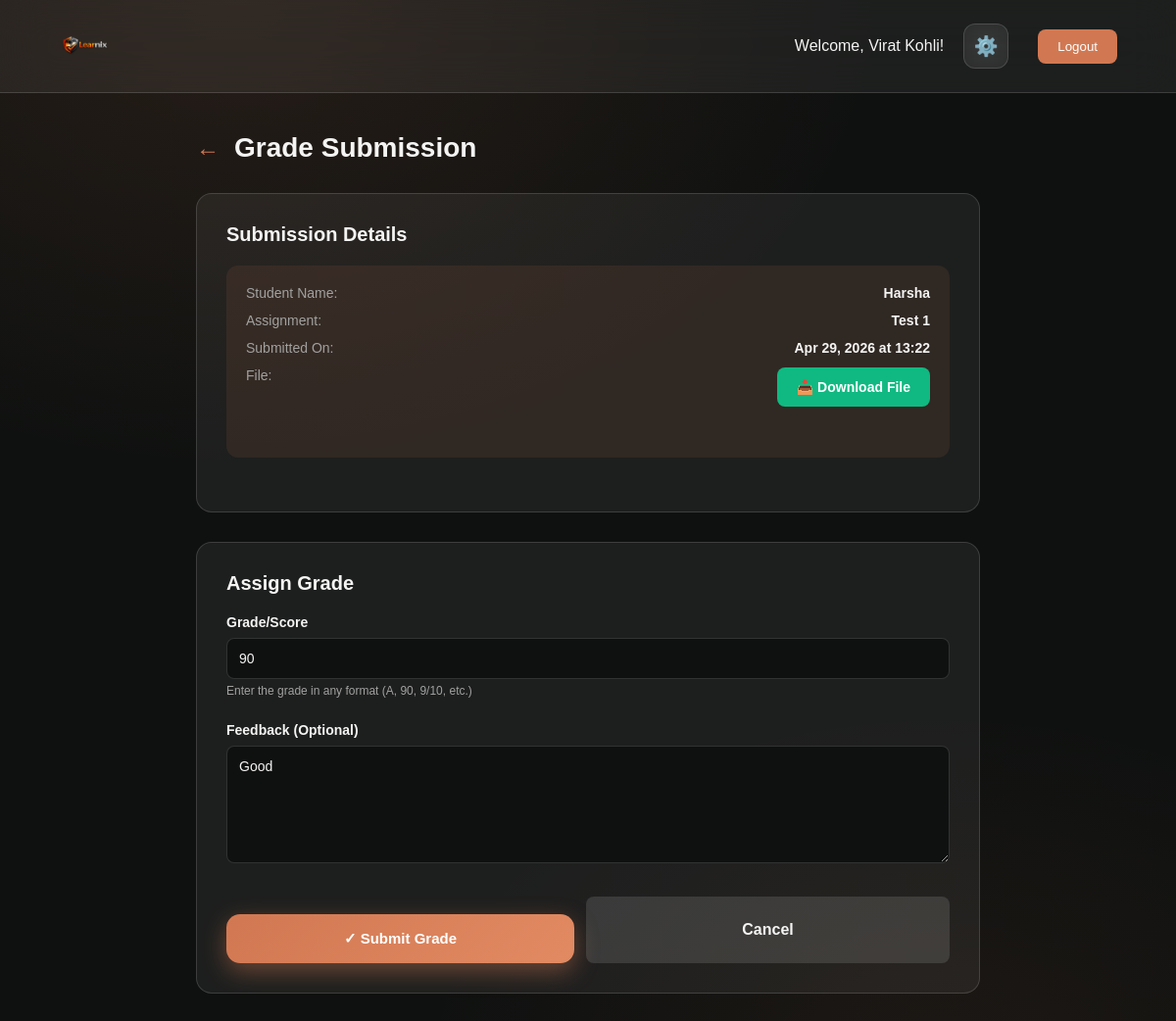
Page /teacher/grade-submission/1/ (signed in) on the committed database.
### instructorapp/models.py (models this page shows)
class Submission(models.Model):
    assignment = models.ForeignKey(Assignment, on_delete=models.CASCADE, related_name='submissions')
    student_name = models.CharField(max_length=100) # Linking via username as per current schema
    submission_file = models.FileField(upload_to='submissions/')
    grade = models.CharField(max_length=10, null=True, blank=True)
    feedback = models.TextField(null=True, blank=True)
    submitted_at = models.DateTimeField(auto_now_add=True)
    class Meta:
        db_table = 'submissions'

class Assignment(models.Model):
    course = models.ForeignKey(Course, on_delete=models.CASCADE, related_name='assignments')
    teacher = models.ForeignKey(Teacher, on_delete=models.CASCADE)
    title = models.CharField(max_length=200)
    content = models.TextField()
    attachment = models.FileField(upload_to='assignments/', null=True, blank=True)
    due_date = models.DateTimeField()
    created_at = models.DateTimeField(auto_now_add=True)
    class Meta:
        db_table = 'assignments'

### instructorapp/views.py (the view, shortened to what this page needs)
# urls.py: path('grade-submission/<int:submission_id>/', views.grade_submission, name='grade_submission'),
def grade_submission(request, submission_id):
    if not request.session.get('is_teacher'):
        return redirect('loginpage')
    try:
        submission = Submission.objects.get(id=submission_id)
        assignment = submission.assignment
        teacher = Teacher.objects.get(id=request.session.get('teacher_id'))
        if assignment.teacher != teacher:
            messages.error(request, 'Unauthorized access.')
            return redirect('teacherhomepage')
        context = {
            'submission': submission,
            'assignment': assignment,
        }
        return render(request, 'teacherapp/grade_submission.html', context)
    except Submission.DoesNotExist:
        messages.error(request, 'Submission not found.')
        return redirect('teacher_dashboard')

### templates/teacherapp/grade_submission.html (shortened to what this page needs)
{% extends 'navbar/studentnavbar.html' %}
{% load static %}
{% block content %}
<div class="grading-container">
    <div style="display: flex; align-items: center; gap: 15px; margin-bottom: 30px;">
        <a href="{% url 'view_submissions' submission.assignment.id %}" style="color: var(--accent); text-decoration: none; font-size: 24px;">←</a>
        <h1 style="font-size: 28px; font-weight: 700;">Grade Submission</h1>
    </div>
    <div class="grading-card">
        <h2 style="font-size: 20px; font-weight: 700; margin-bottom: 20px;">Submission Details</h2>
        <div class="submission-info">
            <div class="info-row">
                <span class="info-label">Student Name:</span>
                <span class="info-value">{{ submission.student_name }}</span>
            </div>
            <div class="info-row">
                <span class="info-label">Assignment:</span>
                <span class="info-value">{{ submission.assignment.title }}</span>
            </div>
            <div class="info-row">
                <span class="info-label">Submitted On:</span>
                <span class="info-value">{{ submission.submitted_at|date:"M d, Y \a\t H:i" }}</span>
            </div>
            <div class="info-row">
                <span class="info-label">File:</span>
                <span class="info-value">
                    <a href="{% url 'download_submission' submission.id %}" class="download-btn">
                        📥 Download File
                    </a>
                </span>
            </div>
        </div>
    </div>
    <div class="grading-card">
        <h2 style="font-size: 20px; font-weight: 700; margin-bottom: 20px;">Assign Grade</h2>
        <form method="POST">
            <div class="form-group">
                <label for="grade">Grade/Score</label>
                <input
                    type="text"
                    id="grade"
                    name="grade"
                    placeholder="e.g., A, 90/100, 9/10"
                    value="{{ submission.grade }}"
                    required
                >
                <p style="font-size: 12px; color: var(--muted); margin-top: 5px;">Enter the grade in any format (A, 90, 9/10, etc.)</p>
            </div>
            <div class="form-group">
                <label for="feedback">Feedback (Optional)</label>
                <textarea
                    id="feedback"
                    name="feedback"
                    placeholder="Provide constructive feedback for the student...">{{ submission.feedback }}</textarea>
            </div>
            <div class="button-group">
                <button type="submit" class="btn btn-submit">✓ Submit Grade</button>
                <a href="{% url 'view_submissions' submission.assignment.id %}" class="btn btn-cancel" style="display: flex; align-items: center; justify-content: center;">Cancel</a>
            </div>
        </form>
    </div>
</div>
{% endblock %}

### static/css/loginpage.css (style rules this page uses)
* { margin: 0; padding: 0; box-sizing: border-box; }
* { scrollbar-width: thin; scrollbar-color: rgba(209, 120, 82, 0.3) transparent; }
:root { --bg-dark: #0f1110; --bg-mid: #161817; --surface: rgba(255, 255, 255, 0.06); --surface-strong: rgba(255, 255, 255, 0.12); --surface-border: rgba(255, 255, 255, 0.14); --text: #f4f4f3; --text-secondary: #c2c2c0; --muted: #a1a1a0; --accent: #d17852; --accent-hover: #bf6846; --accent-glow: rgba(209, 120, 82, 0.45); --success: #10b981; --error: #ef4444; --glass-bg: rgba(15, 17, 16, 0.7); --glass-border: rgba(209, 120, 82, 0.2); }
html { height: 100%; }
body { min-height: 100vh; height: 100vh; display: flex; font-family: "Space Grotesk", sans-serif; color: var(--text); overflow-x: hidden; overflow-y: hidden; background: radial-gradient(120% 90% at 15% 10%, rgba(209, 120, 82, 0.28), transparent 55%), radial-gradient(100% 80% at 85% 90%, rgba(0, 0, 0, 0.6), transparent 60%), linear-gradient(135deg, var(--bg-dark), var(--bg-mid)); }
button[type="submit"] { width: 100%; padding: 16px; margin-top: 18px; background: linear-gradient(135deg, var(--accent), #e28a62); border: none; border-radius: 14px; color: #ffffff; font-size: 15px; font-weight: 600; cursor: pointer; transition: all 0.3s cubic-bezier(0.4, 0, 0.2, 1); box-shadow: 0 8px 24px var(--accent-glow); }

### static/css/studenthomepage.css (style rules this page uses)
* { margin: 0; padding: 0; box-sizing: border-box; }
* { scrollbar-width: thin; scrollbar-color: rgba(209, 120, 82, 0.3) transparent; }
:root, html[data-theme="dark"] { --bg: #0f1110; --bg-dark: #0f1110; --bg-mid: #161817; --surface: rgba(255, 255, 255, 0.06); --surface-strong: rgba(255, 255, 255, 0.12); --surface-border: rgba(255, 255, 255, 0.14); --text: #f4f4f3; --muted: #a1a1a0; --accent: #d17852; --accent-hover: #bf6846; --accent-glow: rgba(209, 120, 82, 0.45); --success: #10b981; --warning: #f59e0b; --danger: #ef4444; }
html, body { width: 100%; height: 100%; background-color: var(--bg-dark); }
body { font-family: 'Outfit', sans-serif; min-height: 100vh; color: var(--text); transition: background 0.3s ease, color 0.3s ease; background: radial-gradient(circle at 0% 0%, rgba(209, 120, 82, 0.14) 0%, transparent 40%), radial-gradient(circle at 100% 100%, rgba(191, 104, 70, 0.08) 0%, transparent 45%), var(--bg-dark); }

### templates/navbar/studentnavbar.html (style rules this page uses)
body { min-height: 100vh; display: flex; flex-direction: column; background: var(--bg); background-image: radial-gradient(ellipse 100% 80% at 20% 0%, rgba(209, 120, 82, 0.12) 0%, transparent 55%), radial-gradient(ellipse 80% 60% at 80% 100%, rgba(191, 104, 70, 0.08) 0%, transparent 55%); transition: background 0.3s ease, color 0.3s ease; }

### templates/teacherapp/grade_submission.html (style rules this page uses)
.grading-container { max-width: 800px; margin: 0 auto; }
.grading-card { background: var(--surface); border: 1px solid var(--surface-border); border-radius: 16px; padding: 30px; margin-bottom: 30px; }
.submission-info { background: rgba(209, 120, 82, 0.1); padding: 20px; border-radius: 12px; margin-bottom: 25px; }
.info-row { display: flex; justify-content: space-between; margin-bottom: 12px; font-size: 14px; }
.info-label { color: var(--muted); font-weight: 500; }
.info-value { color: var(--text); font-weight: 600; }
.form-group { margin-bottom: 25px; }
.form-group label { display: block; margin-bottom: 8px; font-weight: 600; color: var(--text); font-size: 14px; }
.form-group input, .form-group textarea { width: 100%; padding: 12px; border: 1px solid var(--surface-border); border-radius: 8px; background: var(--bg); color: var(--text); font-family: inherit; font-size: 14px; }
.form-group textarea { resize: vertical; min-height: 120px; }
.button-group { display: flex; gap: 12px; margin-top: 30px; }
.btn { padding: 12px 24px; border: none; border-radius: 8px; cursor: pointer; font-weight: 600; transition: all 0.3s ease; flex: 1; text-align: center; text-decoration: none; }
.btn-submit { background: var(--accent); color: white; }
.btn-cancel { background: var(--surface-strong); color: var(--text); }
.download-btn { background: var(--success); color: white; padding: 12px 20px; border-radius: 8px; text-decoration: none; display: inline-block; font-weight: 600; margin-bottom: 20px; transition: all 0.3s ease; }

### rows in the picture
Submission: student_name "Harsha", assignment "Test 1", submitted_at "Apr 29, 2026 at 13:22", grade "90", feedback "Good"

### other values in the picture
{{ request.session.username }} "Virat Kohli"
